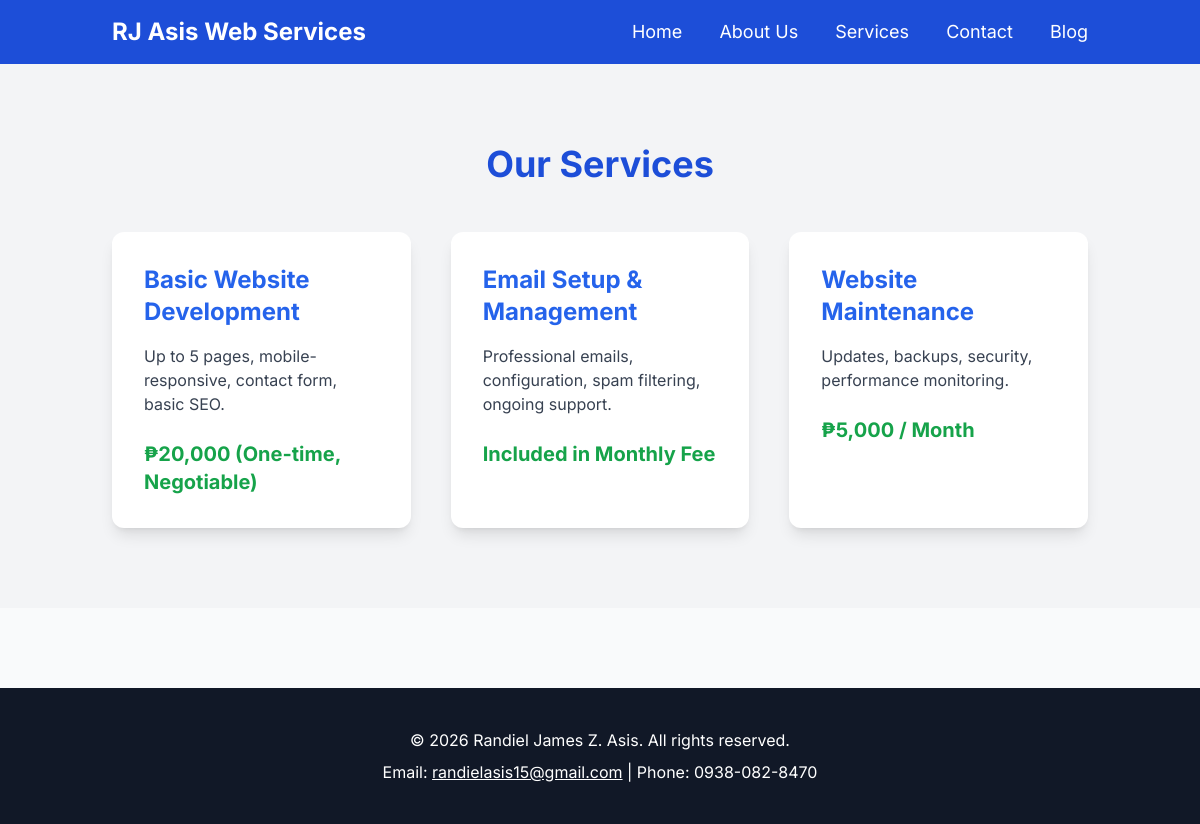
/services, run on the app's committed database.
### tables this page shows
CREATE TABLE page_content
                 (key TEXT PRIMARY KEY,
                  value TEXT NOT NULL);

### app.py (the view)
@app.route('/services')
def services():
    return render_template('services.html',
                           s1_title=get_content('service1_title'),
                           s1_desc=get_content('service1_desc'),
                           s1_price=get_content('service1_price'),
                           s2_title=get_content('service2_title'),
                           s2_desc=get_content('service2_desc'),
                           s2_price=get_content('service2_price'),
                           s3_title=get_content('service3_title'),
                           s3_desc=get_content('service3_desc'),
                           s3_price=get_content('service3_price'),
                           s1_image=get_content('service1_image'),
                           s2_image=get_content('service2_image'),
                           s3_image=get_content('service3_image'))

### app.py (called while the page is built)
def get_content(key, default=""):
    conn = sqlite3.connect('blog.db')
    c = conn.cursor()
    c.execute("SELECT value FROM page_content WHERE key=?", (key,))
    result = c.fetchone()
    conn.close()
    return result[0] if result else default

### templates/services.html (shortened to what this page needs)
{% extends 'base.html' %}
{% block content %}
<section class="py-20 bg-gray-100">
    <div class="container mx-auto px-6">
        <h2 class="text-4xl font-bold text-center mb-12 text-blue-700">Our Services</h2>
        <div class="grid grid-cols-1 md:grid-cols-3 gap-10">
            <div class="bg-white rounded-xl shadow-lg p-8 hover:shadow-2xl transition">
                <h3 class="text-2xl font-bold mb-4 text-blue-600">{{ s1_title }}</h3>
                <p class="text-gray-700 mb-6">{{ s1_desc }}</p>
                <p class="text-xl font-bold text-green-600">{{ s1_price }}</p>
            </div>
            <div class="bg-white rounded-xl shadow-lg p-8 hover:shadow-2xl transition">
                <h3 class="text-2xl font-bold mb-4 text-blue-600">{{ s2_title }}</h3>
                <p class="text-gray-700 mb-6">{{ s2_desc }}</p>
                <p class="text-xl font-bold text-green-600">{{ s2_price }}</p>
            </div>
            <div class="bg-white rounded-xl shadow-lg p-8 hover:shadow-2xl transition">
                <h3 class="text-2xl font-bold mb-4 text-blue-600">{{ s3_title }}</h3>
                <p class="text-gray-700 mb-6">{{ s3_desc }}</p>
                <p class="text-xl font-bold text-green-600">{{ s3_price }}</p>
            </div>
        </div>
    </div>
</section>
{% endblock %}

### templates/base.html (shortened to what this page needs)
<!DOCTYPE html>
<html lang="en">
<head>
    <script src="https://cdn.tailwindcss.com"></script>
</head>
<body class="bg-gray-50 text-gray-800">
    {% if not request.path.startswith('/admin') %}
    <nav class="bg-blue-700 text-white shadow-lg">
        <div class="container mx-auto px-6 py-4 flex justify-between items-center">
            <a href="/" class="text-2xl font-bold">RJ Asis Web Services</a>
            <div class="space-x-8 text-lg">
                <a href="/" class="hover:text-blue-200 transition">Home</a>
                <a href="/about" class="hover:text-blue-200 transition">About Us</a>
                <a href="/services" class="hover:text-blue-200 transition">Services</a>
                <a href="/contact" class="hover:text-blue-200 transition">Contact</a>
                <a href="/blog" class="hover:text-blue-200 transition">Blog</a>
            </div>
        </div>
    </nav>
    {% endif %}
    <main>
        {% block content %}{% endblock %}
    </main>
    {% if not request.path.startswith('/admin') %}
    <footer class="bg-gray-900 text-white py-10 mt-20">
        <div class="container mx-auto text-center">
            <p class="mb-2">&copy; 2026 Randiel James Z. Asis. All rights reserved.</p>
            <p>Email: <a href="mailto:randielasis15@gmail.com" class="underline">randielasis15@gmail.com</a> |
               Phone: 0938-082-8470</p>
        </div>
    </footer>
    {% endif %}
</body>
</html>

### templates/base.html (style rules this page uses)
body { font-family: 'Inter', sans-serif; }

### data on the page
page_content: value "Basic Website Development"
page_content: value "Up to 5 pages, mobile-responsive, contact form, basic SEO."
page_content: value "₱20,000 (One-time, Negotiable)"
page_content: value "Email Setup & Management"
page_content: value "Professional emails, configuration, spam filtering, ongoing support."
page_content: value "Included in Monthly Fee"
page_content: value "Website Maintenance"
page_content: value "Updates, backups, security, performance monitoring."
page_content: value "₱5,000 / Month"
